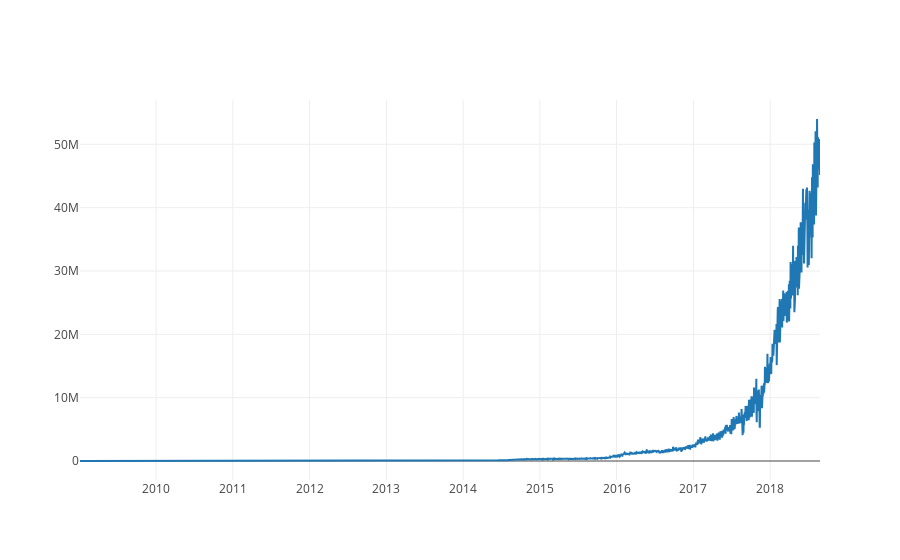

Write notebook code for a chart like this one.
### Code cell
# Gráfico del volumen de cambio USD/BTC acumulado
hash_rate_btc_graphic = go.Scatter(x=hash_rate_btc.index, y=hash_rate_btc.Value)
py.iplot([hash_rate_btc_graphic])

### Figure 1 — Plotly figure (JSON) as saved in the notebook; plotly's stock layout.template omitted (floating-point values rounded to 4 significant figures; data arrays with more than 128 entries replaced by an {"elided": "..."} marker saying what was removed)
{"data": [{"type": "scatter", "x": {"elided": "3522 str values"}, "y": {"elided": "3522 float values"}}], "layout": {}}
